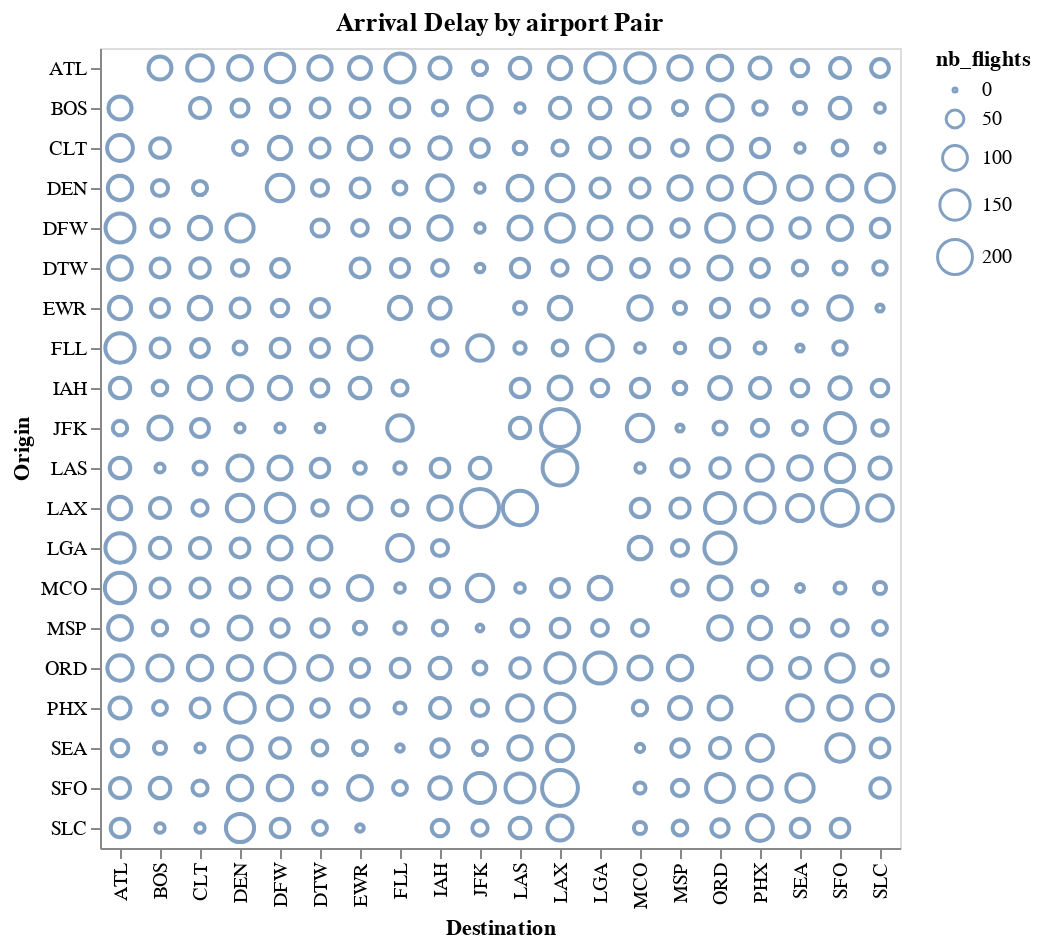

This figure's notebook cell:
### Markdown cell above
### Now we get a simple scatter plot that fit on the screen

### Code cell
basic_scatter = alt.Chart(airport_pairs, title='Arrival Delay by airport Pair').mark_point().encode(
    alt.X('DESTINATION_AIRPORT', title="Destination"),
    alt.Y('ORIGIN_AIRPORT', title="Origin"),
    size='nb_flights',
)

basic_scatter

### Figure 1 — Vega-Lite specification as saved in the notebook (floating-point values rounded to 4 significant figures; data arrays with more than 128 entries replaced by an {"elided": "..."} marker saying what was removed)
{"config": {"view": {"continuousWidth": 400, "continuousHeight": 300}}, "data": {"name": "data-2f9eadfd9e2241906f2ab8d1a807da17"}, "mark": "point", "encoding": {"size": {"type": "quantitative", "field": "nb_flights"}, "x": {"type": "nominal", "field": "DESTINATION_AIRPORT", "title": "Destination"}, "y": {"type": "nominal", "field": "ORIGIN_AIRPORT", "title": "Origin"}}, "title": "Arrival Delay by airport Pair", "$schema": "https://vega.github.io/schema/vega-lite/v4.8.1.json", "datasets": {"data-2f9eadfd9e2241906f2ab8d1a807da17": {"elided": "358 records"}}}
